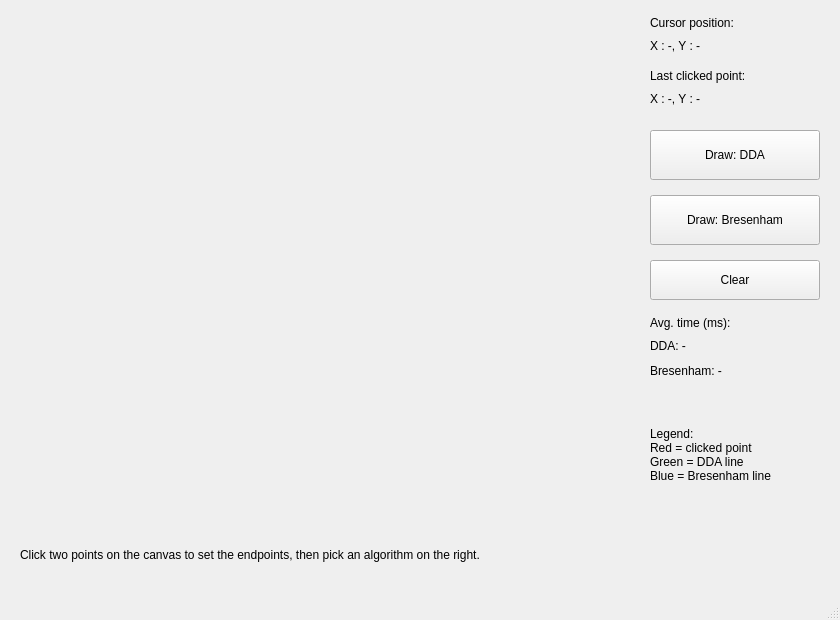
<?xml version="1.0" encoding="UTF-8"?>
<ui version="4.0">
 <class>MainWindow</class>
 <widget class="QMainWindow" name="MainWindow">
  <property name="geometry">
   <rect>
    <x>0</x>
    <y>0</y>
    <width>840</width>
    <height>620</height>
   </rect>
  </property>
  <property name="windowTitle">
   <string>Assignment 1 - Line Drawing (DDA &amp; Bresenham)</string>
  </property>
  <widget class="QWidget" name="centralwidget">
   <widget class="my_label" name="frame">
    <property name="geometry">
     <rect>
      <x>20</x>
      <y>20</y>
      <width>500</width>
      <height>500</height>
     </rect>
    </property>
    <property name="text">
     <string/>
    </property>
   </widget>
   <widget class="QLabel" name="instructions">
    <property name="geometry">
     <rect>
      <x>20</x>
      <y>525</y>
      <width>500</width>
      <height>60</height>
     </rect>
    </property>
    <property name="text">
     <string>Click two points on the canvas to set the endpoints, then pick an algorithm on the right.</string>
    </property>
    <property name="wordWrap">
     <bool>true</bool>
    </property>
   </widget>
   <widget class="QLabel" name="mouse_movement_caption">
    <property name="geometry">
     <rect>
      <x>650</x>
      <y>15</y>
      <width>170</width>
      <height>16</height>
     </rect>
    </property>
    <property name="text">
     <string>Cursor position:</string>
    </property>
   </widget>
   <widget class="QLabel" name="mouse_movement">
    <property name="geometry">
     <rect>
      <x>650</x>
      <y>33</y>
      <width>170</width>
      <height>25</height>
     </rect>
    </property>
    <property name="text">
     <string>X : -, Y : -</string>
    </property>
   </widget>
   <widget class="QLabel" name="mouse_pressed_caption">
    <property name="geometry">
     <rect>
      <x>650</x>
      <y>68</y>
      <width>170</width>
      <height>16</height>
     </rect>
    </property>
    <property name="text">
     <string>Last clicked point:</string>
    </property>
   </widget>
   <widget class="QLabel" name="mouse_pressed">
    <property name="geometry">
     <rect>
      <x>650</x>
      <y>86</y>
      <width>170</width>
      <height>25</height>
     </rect>
    </property>
    <property name="text">
     <string>X : -, Y : -</string>
    </property>
   </widget>
   <widget class="QPushButton" name="draw_dda">
    <property name="geometry">
     <rect>
      <x>650</x>
      <y>130</y>
      <width>170</width>
      <height>50</height>
     </rect>
    </property>
    <property name="text">
     <string>Draw: DDA</string>
    </property>
   </widget>
   <widget class="QPushButton" name="draw_bresenham">
    <property name="geometry">
     <rect>
      <x>650</x>
      <y>195</y>
      <width>170</width>
      <height>50</height>
     </rect>
    </property>
    <property name="text">
     <string>Draw: Bresenham</string>
    </property>
   </widget>
   <widget class="QPushButton" name="clear">
    <property name="geometry">
     <rect>
      <x>650</x>
      <y>260</y>
      <width>170</width>
      <height>40</height>
     </rect>
    </property>
    <property name="text">
     <string>Clear</string>
    </property>
   </widget>
   <widget class="QLabel" name="time_caption">
    <property name="geometry">
     <rect>
      <x>650</x>
      <y>315</y>
      <width>170</width>
      <height>16</height>
     </rect>
    </property>
    <property name="text">
     <string>Avg. time (ms):</string>
    </property>
   </widget>
   <widget class="QLabel" name="dda_time_label">
    <property name="geometry">
     <rect>
      <x>650</x>
      <y>333</y>
      <width>170</width>
      <height>25</height>
     </rect>
    </property>
    <property name="text">
     <string>DDA: -</string>
    </property>
   </widget>
   <widget class="QLabel" name="bresenham_time_label">
    <property name="geometry">
     <rect>
      <x>650</x>
      <y>358</y>
      <width>170</width>
      <height>25</height>
     </rect>
    </property>
    <property name="text">
     <string>Bresenham: -</string>
    </property>
   </widget>
   <widget class="QLabel" name="legend_label">
    <property name="geometry">
     <rect>
      <x>650</x>
      <y>400</y>
      <width>170</width>
      <height>110</height>
     </rect>
    </property>
    <property name="text">
     <string>Legend:
Red = clicked point
Green = DDA line
Blue = Bresenham line</string>
    </property>
    <property name="wordWrap">
     <bool>true</bool>
    </property>
   </widget>
  </widget>
  <widget class="QMenuBar" name="menubar">
   <property name="geometry">
    <rect>
     <x>0</x>
     <y>0</y>
     <width>840</width>
     <height>26</height>
    </rect>
   </property>
  </widget>
  <widget class="QStatusBar" name="statusbar"/>
 </widget>
 <customwidgets>
  <customwidget>
   <class>my_label</class>
   <extends>QLabel</extends>
   <header location="global">my_label.h</header>
  </customwidget>
 </customwidgets>
 <resources/>
 <connections/>
</ui>
